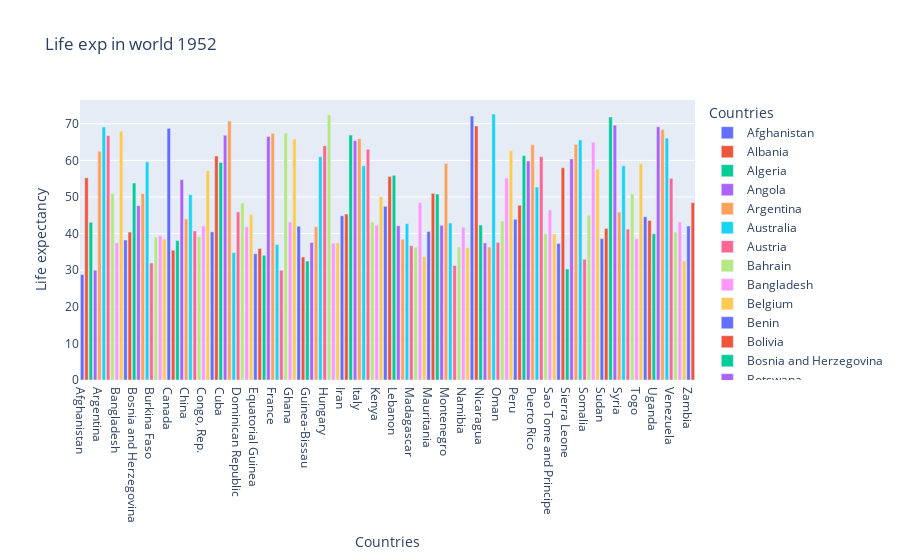

Source (notebook cell):
### Code cell
year1952_filter = gapminder_df["year"] == 1952

fig = px.bar(gapminder_df[year1952_filter], x="country", y="lifeExp", color="country", hover_name="pop",
            title="Life exp in world 1952", labels={"lifeExp": "Life expectancy", "country": "Countries"})
fig.show()
